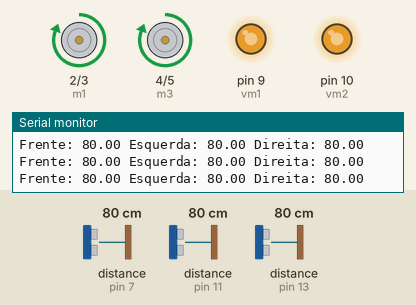
This sketch was run on a simulated Arduino Uno, built with avr-gcc and run on an emulated ATmega328P. Shown: motor-driver pin pairs drawn as motors (green arrow = first pin HIGH = forward, orange = second pin HIGH = backward, longer = more drive), output pins drawn as LEDs (lit = HIGH), the last lines printed to the serial monitor. The inputs (shaded band) are chosen by the test bench; at power-on: distance to the obstacle (sensors on pin 7, pin 13, pin 11) 80 cm. The echo pulse lasts 58.3 µs per cm.

Above: at 1.2 s.
1.3 s: distance to the obstacle (sensor on pin 7) set to 6 cm
2.8 s: distance to the obstacle (sensor on pin 7) set to 3 cm
At 3.2 s:
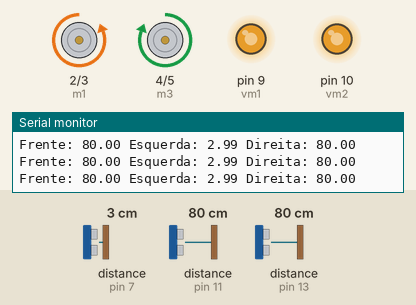
4.3 s: distance to the obstacle (sensor on pin 13) set to 6 cm
7.3 s: distance to the obstacle (sensor on pin 13) set to 3 cm
At 8.0 s:
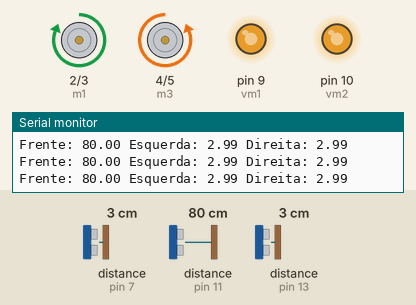
11.8 s: distance to the obstacle (sensor on pin 11) set to 6 cm
14.8 s: distance to the obstacle (sensor on pin 11) set to 3 cm
At 15.8 s:
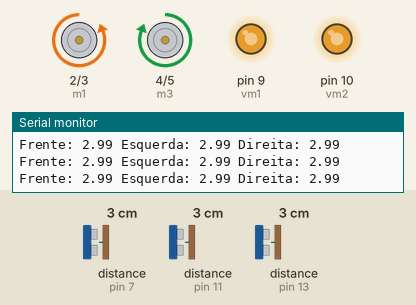
Timing chart, 0 to 17.3 s (numbered marks = the images above; inputs shaded):
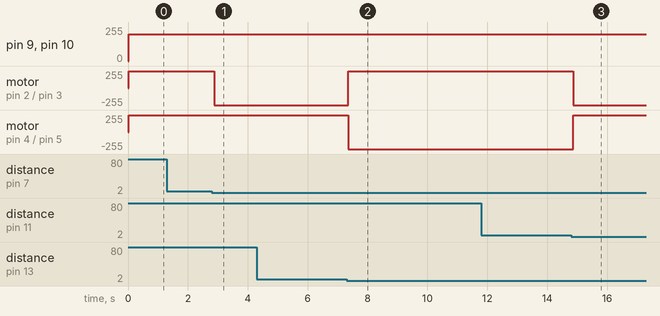

Measured:
- the behaviour switches between 5 and 4 cm on distance to the obstacle (sensor on pin 7) (found by bisection; images 0 and 1)
- the behaviour switches between 5 and 4 cm on distance to the obstacle (sensor on pin 13) (found by bisection; images 1 and 2)
- the behaviour switches between 5 and 4 cm on distance to the obstacle (sensor on pin 11) (found by bisection; images 2 and 3)
- after the input at 2.8 s, motor on pin 2 (m1) / pin 3 (m2): forward 255/255 → backward 255/255 after 0.08 s
- after the input at 7.3 s, motor on pin 2 (m1) / pin 3 (m2): backward 255/255 → forward 255/255 after 0.05 s; motor on pin 4 (m3) / pin 5 (m4): forward 255/255 → backward 255/255 after 0.05 s
- after the input at 14.8 s, motor on pin 2 (m1) / pin 3 (m2): forward 255/255 → backward 255/255 after 0.08 s; motor on pin 4 (m3) / pin 5 (m4): backward 255/255 → forward 255/255 after 0.08 s

The sketch:

Prog_labirinto.ino
```cpp
#include <Ultrasonic.h>

#define triggerfrente_pin 8
#define echofrente_pin 11
#define triggerdireita_pin 12
#define echodireita_pin 13
#define triggeresquerda_pin 6
#define echoesquerda_pin 7

Ultrasonic ultrasonicF(triggerfrente_pin,echofrente_pin);
Ultrasonic ultrasonicD(triggerdireita_pin,echodireita_pin);
Ultrasonic ultrasonicE(triggeresquerda_pin,echoesquerda_pin);

int m1 = 2;
int m2 = 3;
int m3 = 4;
int m4 = 5;
int vm1 = 9;
int vm2 = 10;

float cmsegunF;
float cmsegunD;
float cmsegunE;

void setup() {
 pinMode(m1,OUTPUT);
 pinMode(m2,OUTPUT);
 pinMode(m3,OUTPUT);
 pinMode(m4,OUTPUT);
 Serial.begin(9600);
}

void loop() {
long microsegunF = ultrasonicF.timing();
long microsegunD = ultrasonicD.timing();
long microsegunE = ultrasonicE.timing();
cmsegunF = ultrasonicF.convert(microsegunF, Ultrasonic::CM);
cmsegunD = ultrasonicD.convert(microsegunD, Ultrasonic::CM);
cmsegunE = ultrasonicE.convert(microsegunE, Ultrasonic::CM);
leitura();
comandos();

}
void leitura(){

Serial.print("Frente: ");
Serial.print(cmsegunF);
Serial.print(" Esquerda: ");
Serial.print(cmsegunE);
Serial.print(" Direita: ");
Serial.println(cmsegunD);


}
void comandos(){
if(cmsegunF<4){
digitalWrite(m1,LOW);
digitalWrite(m2,HIGH);
digitalWrite(m3,HIGH);
digitalWrite(m4,LOW);
analogWrite(vm1,200);
analogWrite(vm2,200);
delay(200);
}
else if(cmsegunD<4){
digitalWrite(m1,HIGH);
digitalWrite(m2,LOW);
digitalWrite(m3,LOW);
digitalWrite(m4,HIGH);
analogWrite(vm1,200);
analogWrite(vm2,200);
}
else if(cmsegunE<4){
digitalWrite(m1,LOW);
digitalWrite(m2,HIGH);
digitalWrite(m3,HIGH);
digitalWrite(m4,LOW);
analogWrite(vm1,200);
analogWrite(vm2,200);
}
else if(cmsegunE<4 && cmsegunF<4){
digitalWrite(m1,LOW);
digitalWrite(m2,HIGH);
digitalWrite(m3,HIGH);
digitalWrite(m4,LOW);
analogWrite(vm1,200);
analogWrite(vm2,200);
}
else if(cmsegunD<4 && cmsegunF<4){
digitalWrite(m1,HIGH);
digitalWrite(m2,LOW);
digitalWrite(m3,LOW);
digitalWrite(m4,HIGH);
analogWrite(vm1,200);
analogWrite(vm2,200);
}
else{
digitalWrite(m1,HIGH);
digitalWrite(m2,LOW);
digitalWrite(m3,HIGH);
digitalWrite(m4,LOW);
analogWrite(vm1,200);
analogWrite(vm2,200);

}
}
```
